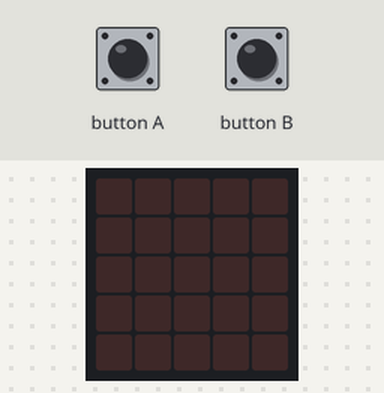
Bench run of a program on a simulated BBC micro:bit (MakeCode). Shown: the board's 5×5 LED display. Inputs (shaded band) come from the test bench. Random numbers come from a fixed seed.

Above: at 1.2 s.
1.3 s: button A pressed for 0.15 s
At 1.8 s:
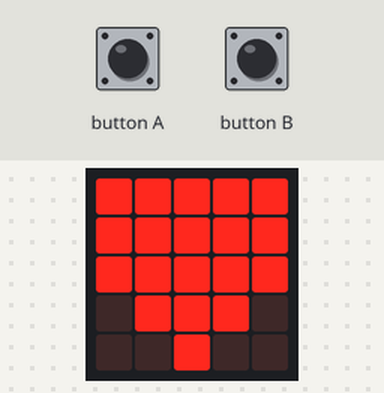
2.9 s: button B pressed for 0.15 s
At 4.2 s:
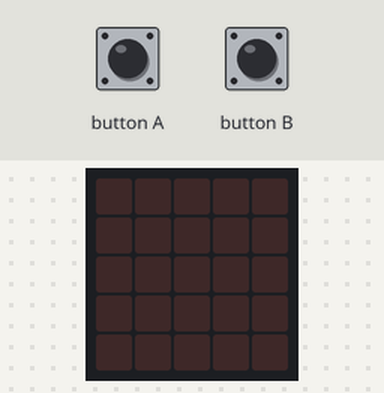
4.5 s: button A pressed for 0.15 s
At 5.4 s:
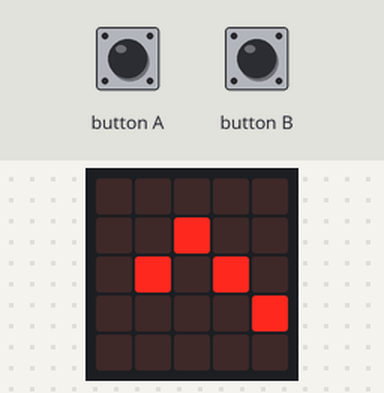
6.1 s: button A pressed 5 times (0.12 s each, 0.3 s apart)
At 8.9 s:
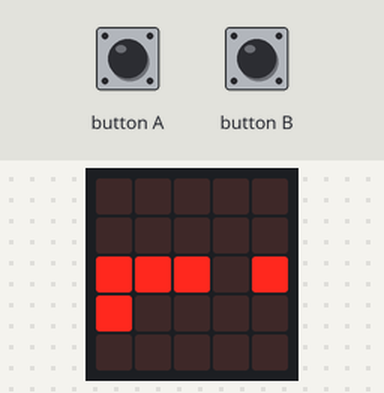
Timing chart, 0 to 10.1 s (numbered marks = the images above; inputs shaded):
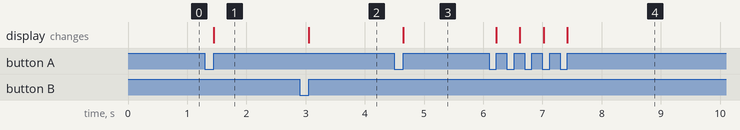

The program:

main.ts
```typescript
let Mahé = 0
input.onButtonPressed(Button.A, function () {
    Mahé = randint(0, 2)
    if (Mahé == 0) {
        basic.showLeds(`
            # # # # #
            # # # # #
            # # # # #
            . # # # .
            . . # . .
            `)
    } else if (Mahé == 2) {
        basic.showLeds(`
            . . . . .
            . . # . .
            . # . # .
            . . . . #
            . . . . .
            `)
    } else if (Mahé == 1) {
        basic.showLeds(`
            . . . . .
            . . . . .
            # # # . #
            # . . . .
            . . . . .
            `)
    } else {

    }
})
input.onButtonPressed(Button.B, function () {
    basic.clearScreen()
})
basic.forever(function () {

})
```

test.ts
```typescript
// les tests vont ici ; cela ne sera pas compilé si ce paquet est utilisé en tant qu'extension.
```

Measured:
- after the input at 1.3 s, the display: changes after 0.15 s (image 1)
- after the input at 2.9 s, the display: changes after 0.15 s (image 2)
- after the input at 4.5 s, the display: changes after 0.15 s (image 3)
- after the input at 6.1 s, the display: first changes after 0.12 s (image 4 shows a later state)
